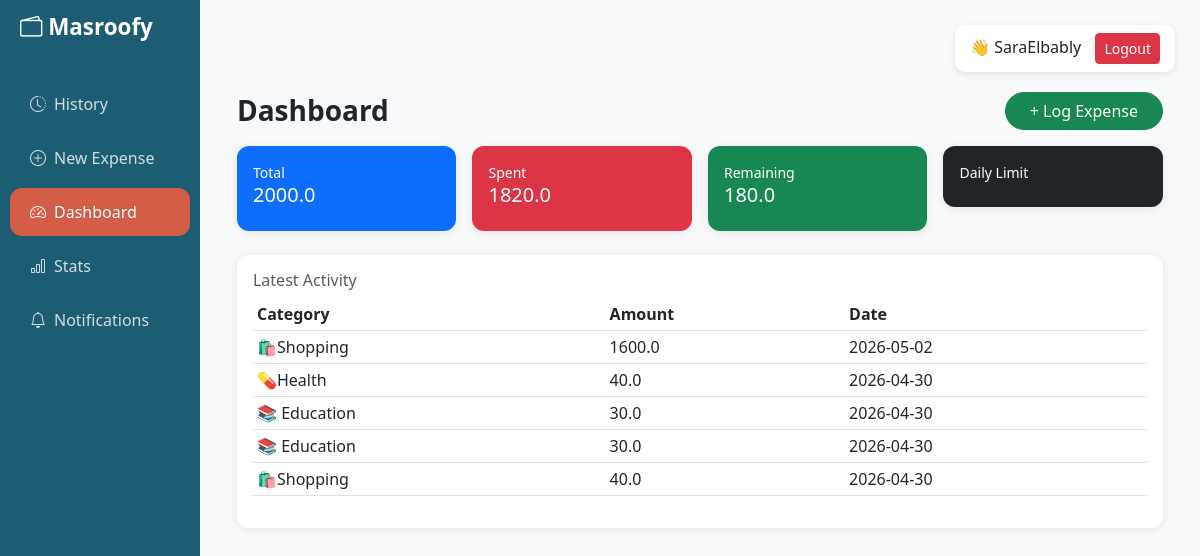
Before: /dashboard/ (signed in) with the older database file.
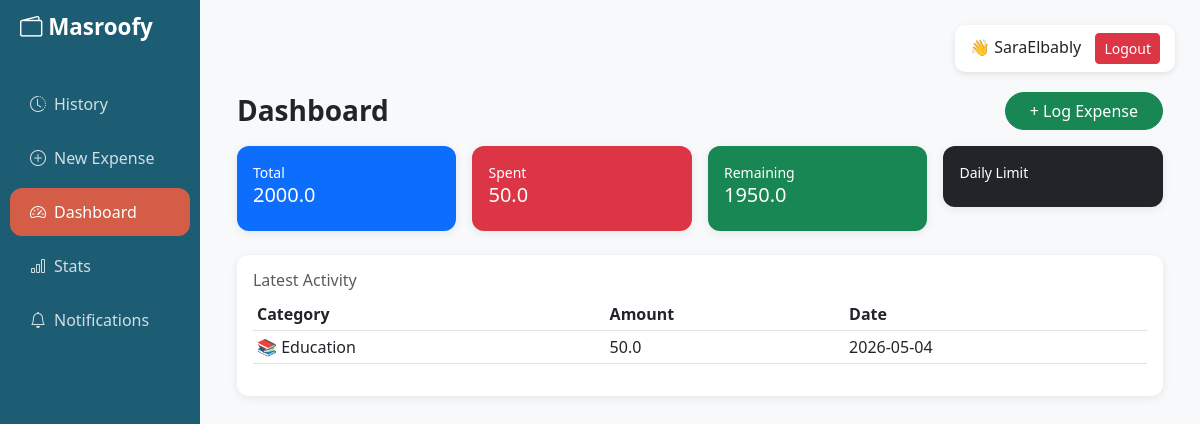
After: the same page with the newer database file.
### budget/models.py (models this page shows, shortened)
class Transaction(models.Model):
    user = models.ForeignKey(User, on_delete=models.CASCADE)
    objects = TransactionManager()
    amount    = models.FloatField()
    category  = models.ForeignKey(Category, on_delete=models.CASCADE)
    timestamp = models.DateTimeField()
    cycle     = models.ForeignKey(BudgetCycle, on_delete=models.CASCADE)

class Category(models.Model):
    name = models.CharField(max_length=100)
    icon_res_id = models.IntegerField(default=0)

### budget/views.py (the view)
# urls.py: path('dashboard/', views.DashboardView.as_view(), name='dashboard'),
class DashboardView(LoginRequiredMixin, View):
    login_url = 'login'
    def get(self, request):
        cycle = BudgetCycle.objects.filter(
            user=request.user,
            is_active=True
        ).first()
        if not cycle:
            return render(request, 'dashboard.html', {'error': "No active cycle"})
        transactions = Transaction.objects.filter(
            user=request.user,
            cycle=cycle
        )
        spent = transactions.aggregate(Sum('amount'))['amount__sum'] or 0
        total = cycle.total_allowance or 0
        remaining = total - spent
        latest = transactions.order_by('-timestamp')[:5]
        return render(request, 'dashboard.html', {
            'total': total,
            'spent': spent,
            'remaining': remaining,
            'latest': latest,
        })

### budget/templates/dashboard.html (shortened to what this page needs)
{% extends "base.html" %}
{% block content %}
<div class="container mt-3">
    <div class="d-flex justify-content-between align-items-center mb-3">
        <h3 class="fw-bold mb-0">
             Dashboard
        </h3>
        <a href="{% url 'record_expense' %}" class="btn btn-success rounded-pill px-4">
            + Log Expense
        </a>
    </div>
    {% if error %}
        <div class="alert alert-danger">{{ error }}</div>
    {% else %}
    <div class="row g-3">
        <div class="col-md-3">
            <div class="card bg-primary text-white p-3">
                <small>Total</small>
                <h5>{{ total }}</h5>
            </div>
        </div>
        <div class="col-md-3">
            <div class="card bg-danger text-white p-3">
                <small>Spent</small>
                <h5>{{ spent }}</h5>
            </div>
        </div>
        <div class="col-md-3">
            <div class="card bg-success text-white p-3">
                <small>Remaining</small>
                <h5>{{ remaining }}</h5>
            </div>
        </div>
        <div class="col-md-3">
            <div class="card text-white p-3 {% if budget_is_tight %}bg-warning{% else %}bg-dark{% endif %}">
                <small>Daily Limit</small>
            </div>
        </div>
    </div>
    <div class="card mt-4 p-3">
        <h6 class="text-muted">Latest Activity</h6>
        <table class="table table-sm">
            <thead>
                <tr>
                    <th>Category</th>
                    <th>Amount</th>
                    <th>Date</th>
                </tr>
            </thead>
            <tbody>
                {% for t in latest %}
                <tr>
                    <td>{{ t.category.name }}</td>
                    <td>{{ t.amount }}</td>
                    <td>{{ t.timestamp|date:"Y-m-d" }}</td>
                </tr>
                {% empty %}
                <tr>
                    <td colspan="3" class="text-center text-muted">
                        No activity yet
                    </td>
                </tr>
                {% endfor %}
            </tbody>
        </table>
    </div>
    {% endif %}
</div>
{% endblock %}

Changed rows visible on the page:
removed Transaction: category.name "🛍️Shopping", amount "1600.0", timestamp "2026-05-02"
removed Transaction: category.name "💊Health", amount "40.0", timestamp "2026-04-30"
removed Transaction: category.name "📚 Education", amount "30.0", timestamp "2026-04-30"
removed Transaction: category.name "📚 Education", amount "30.0", timestamp "2026-04-30"
removed Transaction: category.name "🛍️Shopping", amount "40.0", timestamp "2026-04-30"
added Transaction: category.name "📚 Education", amount "50.0", timestamp "2026-05-04"
Other visible differences:
{{ spent }}: "1820.0" → "50.0"
{{ remaining }}: "180.0" → "1950.0"
